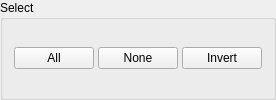
       <widget class="QGroupBox" name="GlyphSelectGroup">
        <property name="title">
         <string>Select</string>
        </property>
        <layout class="QHBoxLayout" name="_3">
         <property name="spacing">
          <number>4</number>
         </property>
         <item>
          <widget class="QPushButton" name="GlyphSelectAllButton">
           <property name="sizePolicy">
            <sizepolicy hsizetype="Expanding" vsizetype="Fixed">
             <horstretch>0</horstretch>
             <verstretch>0</verstretch>
            </sizepolicy>
           </property>
           <property name="text">
            <string>All</string>
           </property>
           <property name="autoDefault">
            <bool>false</bool>
           </property>
          </widget>
         </item>
         <item>
          <widget class="QPushButton" name="GlyphSelectNoneButton">
           <property name="sizePolicy">
            <sizepolicy hsizetype="Expanding" vsizetype="Fixed">
             <horstretch>0</horstretch>
             <verstretch>0</verstretch>
            </sizepolicy>
           </property>
           <property name="text">
            <string>None</string>
           </property>
           <property name="autoDefault">
            <bool>false</bool>
           </property>
          </widget>
         </item>
         <item>
          <widget class="QPushButton" name="GlyphInvertSelectionButton">
           <property name="sizePolicy">
            <sizepolicy hsizetype="Expanding" vsizetype="Fixed">
             <horstretch>0</horstretch>
             <verstretch>0</verstretch>
            </sizepolicy>
           </property>
           <property name="text">
            <string>Invert</string>
           </property>
           <property name="autoDefault">
            <bool>false</bool>
           </property>
          </widget>
         </item>
        </layout>
       </widget>
